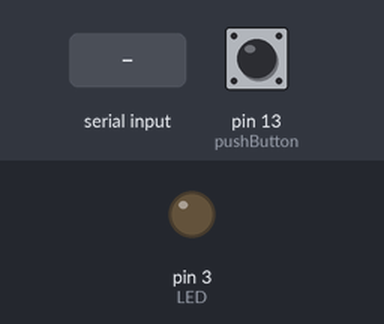
Bench run of a sketch on a simulated Arduino Uno, built with avr-gcc and run on an emulated ATmega328P. Parts: output pins drawn as LEDs (lit = HIGH). The inputs (shaded band) are chosen by the test bench; at power-on: pin 13 (pushButton) HIGH. What the sketch prints to the serial monitor is not drawn.

Above: at 1.5 s.
1.6 s: byte 30 received over Serial
At 2.4 s:
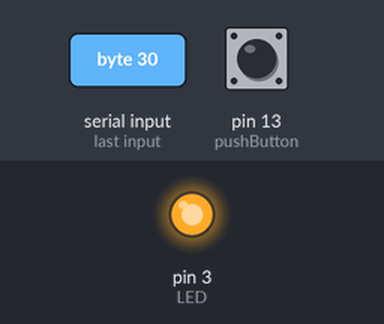
4.0 s: pin 13 (pushButton) pulled LOW for 0.15 s
Timing chart, 0 to 7.0 s (numbered marks = the images above; inputs shaded):
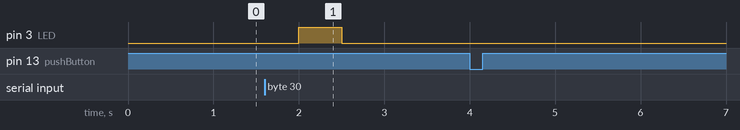

Measured:
- after the input at 1.6 s, pin 3 (LED): LOW → HIGH after 0.40 s, → LOW 0.50 s later
- after the input at 4.0 s, every drawn part: stays the same

The sketch:

ArduinoDataSentReceive1.ino
```cpp
int pushButton = 13;
int LED = 3;

void setup() {
Serial.begin(9600);
pinMode(pushButton,INPUT_PULLUP);
pinMode(LED,OUTPUT);
}

void loop() {
    char a =99;
if (!digitalRead(pushButton))
    {
    Serial.write(a);
    }
    delay(500);

  byte b1 = Serial.read();
  byte b2 = Serial.read();
  int LDR = (b1*256)+b2;
  if(LDR>500)
    {
      digitalWrite(LED,HIGH);
    }
    else
    {
     digitalWrite(LED,LOW);
     }
}
```
